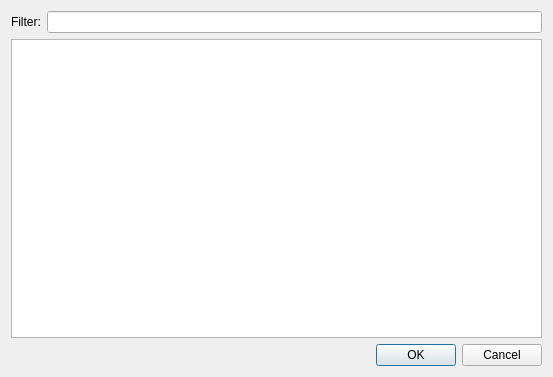
<?xml version="1.0" encoding="UTF-8"?>
<ui version="4.0">
 <class>Jabber::JPGPKeyDialog</class>
 <widget class="QDialog" name="Jabber::JPGPKeyDialog">
  <property name="geometry">
   <rect>
    <x>0</x>
    <y>0</y>
    <width>553</width>
    <height>377</height>
   </rect>
  </property>
  <property name="windowTitle">
   <string>Dialog</string>
  </property>
  <layout class="QGridLayout" name="gridLayout_2">
   <item row="0" column="0">
    <widget class="QStackedWidget" name="stackedWidget">
     <widget class="QWidget" name="page">
      <layout class="QGridLayout" name="gridLayout">
       <property name="margin">
        <number>0</number>
       </property>
       <item row="0" column="0">
        <widget class="QLabel" name="label">
         <property name="text">
          <string>Filter:</string>
         </property>
        </widget>
       </item>
       <item row="0" column="1">
        <widget class="QLineEdit" name="filterEdit"/>
       </item>
       <item row="1" column="0" colspan="2">
        <widget class="QTreeView" name="treeView">
         <property name="editTriggers">
          <set>QAbstractItemView::NoEditTriggers</set>
         </property>
         <property name="indentation">
          <number>0</number>
         </property>
         <property name="sortingEnabled">
          <bool>true</bool>
         </property>
        </widget>
       </item>
      </layout>
     </widget>
     <widget class="QWidget" name="page_2">
      <layout class="QGridLayout" name="gridLayout_3">
       <property name="margin">
        <number>0</number>
       </property>
       <item row="0" column="0">
        <widget class="QLabel" name="label_2">
         <property name="text">
          <string>Paste ASCII-armored PGP here in field below</string>
         </property>
        </widget>
       </item>
       <item row="1" column="0">
        <widget class="QPlainTextEdit" name="plainTextEdit"/>
       </item>
      </layout>
     </widget>
    </widget>
   </item>
   <item row="1" column="0">
    <widget class="QDialogButtonBox" name="buttonBox">
     <property name="orientation">
      <enum>Qt::Horizontal</enum>
     </property>
     <property name="standardButtons">
      <set>QDialogButtonBox::Cancel|QDialogButtonBox::Ok</set>
     </property>
    </widget>
   </item>
  </layout>
 </widget>
 <resources/>
 <connections>
  <connection>
   <sender>buttonBox</sender>
   <signal>accepted()</signal>
   <receiver>Jabber::JPGPKeyDialog</receiver>
   <slot>accept()</slot>
   <hints>
    <hint type="sourcelabel">
     <x>248</x>
     <y>254</y>
    </hint>
    <hint type="destinationlabel">
     <x>157</x>
     <y>274</y>
    </hint>
   </hints>
  </connection>
  <connection>
   <sender>buttonBox</sender>
   <signal>rejected()</signal>
   <receiver>Jabber::JPGPKeyDialog</receiver>
   <slot>reject()</slot>
   <hints>
    <hint type="sourcelabel">
     <x>316</x>
     <y>260</y>
    </hint>
    <hint type="destinationlabel">
     <x>286</x>
     <y>274</y>
    </hint>
   </hints>
  </connection>
 </connections>
</ui>
